Frame 1 (no input): blank canvas, image omitted
Frame 60 (the mouse pressed at the canvas centre just before this capture): blank canvas, image omitted
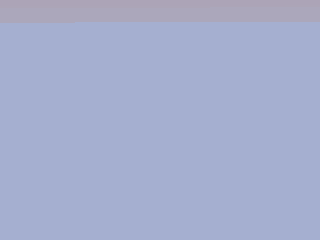
Frame 120 (the mouse held since frame 60 and released just before this capture)

The Processing sketch whose frames 1 and 60 were blank and that drew this single picture after the mouse press (run headless with seeded random() and noise(); from frame 60 on, the mouse is pressed at the canvas centre):

// Processing sketch: ucitSe
// ── ucitSe.pde

float break_likeness = 40;
float break_speed = 20.0;

float x_or_y_rate = 0.1;

void setup(){
	size(320,240);
	background(255);

	noiseSeed(19);
}



void draw(){


	color c = color(
			255 * noise(frameCount/30.0),
			255 * noise(frameCount/31.2),
			255 * noise(frameCount/32.3)
		       );

	stroke(c);


	float probability = noise(frameCount / break_speed ) * break_likeness;

SMYCKA_Y:
	for( int y = 0 ; y < height ; y ++ ){
SMYCKA_X:
		for( int x = 0 ; x < width ; x ++){
			point(x,y);



			if( noise( (x*y+x+frameCount) / 2.0 ) * probability < 1.0 ){
				if( noise( (x*y+x+frameCount) / x_or_y_rate) >= 0.5 ){
					break SMYCKA_Y;
				}else{
					break SMYCKA_Y;
				}
			}

		}

	}


}
